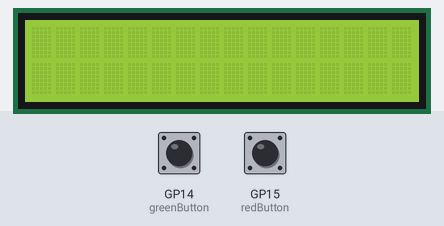
The program below on a simulated Raspberry Pi Pico running MicroPython. Parts: 16×2 character LCD. The test bench sets the inputs (shaded band); at power-on: GP14 (greenButton) LOW, GP15 (redButton) LOW.

Above: at 1.7 s.
1.8 s: GP14 (greenButton) pulled HIGH for 0.15 s
At 3.0 s:
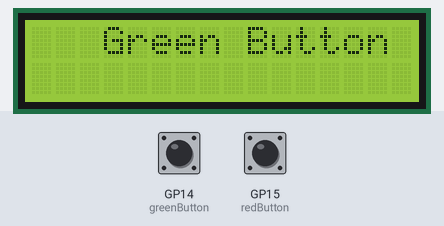
3.4 s: GP15 (redButton) pulled HIGH for 0.15 s
At 4.2 s:
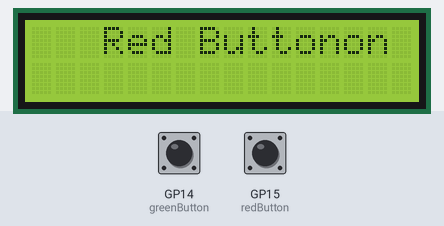
5.0 s: GP14 (greenButton) pulled HIGH for 1 s
At 5.5 s:
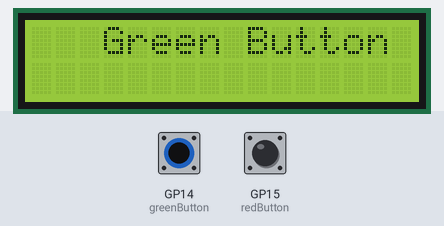
7.5 s: GP15 (redButton) pulled HIGH for 1 s
At 8.6 s:
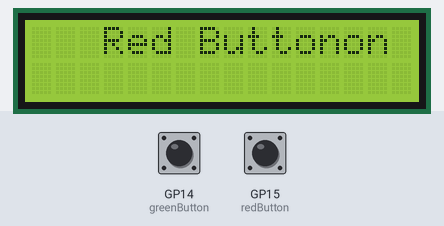
10.0 s: GP14 (greenButton) driven HIGH and GP15 (redButton) driven HIGH
At 10.2 s:
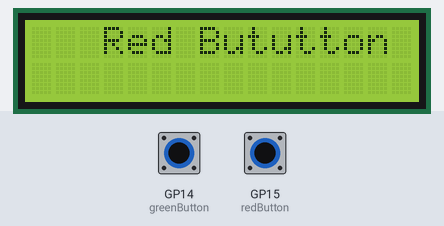
13.0 s: GP14 (greenButton) pulsed LOW 2 times (0.12 s each, 0.3 s apart)
At 13.26 s:
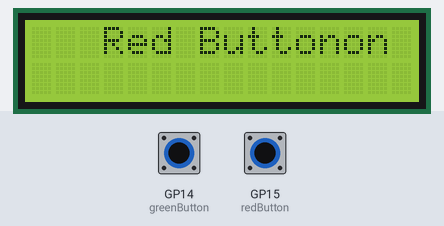
Timing chart, 0 to 16.0 s (numbered marks = the images above; inputs shaded):
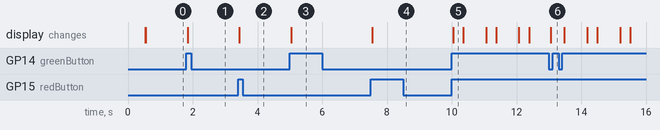

The program:

lcd.py
```python
from machine import I2C, Pin
from pico_i2c_lcd import I2cLcd
import time

time.sleep(0.5)
i2c = I2C(0, sda=Pin(0), scl=Pin(1), freq=400000)
I2C_ADDR = i2c.scan()[0]
lcd = I2cLcd(i2c, I2C_ADDR, 2, 16)

redButton = Pin(15, Pin.IN, pull=Pin.PULL_DOWN)
greenButton = Pin(14, Pin.IN, pull=Pin.PULL_DOWN)

while True:
    if redButton.value() == 1:
        lcd.move_to(3, 0)
        lcd.putstr("Red Button")

    if greenButton.value() == 1:
        lcd.move_to(3, 0)
        lcd.putstr("Green Button")
```

Measured:
- after the input at 1.8 s, the display: changes at once (image 1)
- after the input at 3.4 s, the display: changes at once (image 2)
- after the input at 5.0 s, the display: changes at once (image 3)
- after the input at 7.5 s, the display: changes at once (image 4)
- after the input at 10.0 s, the display: changes after 0.05 s (image 5)
- after the input at 13.0 s, the display: changes after 0.05 s (image 6)
